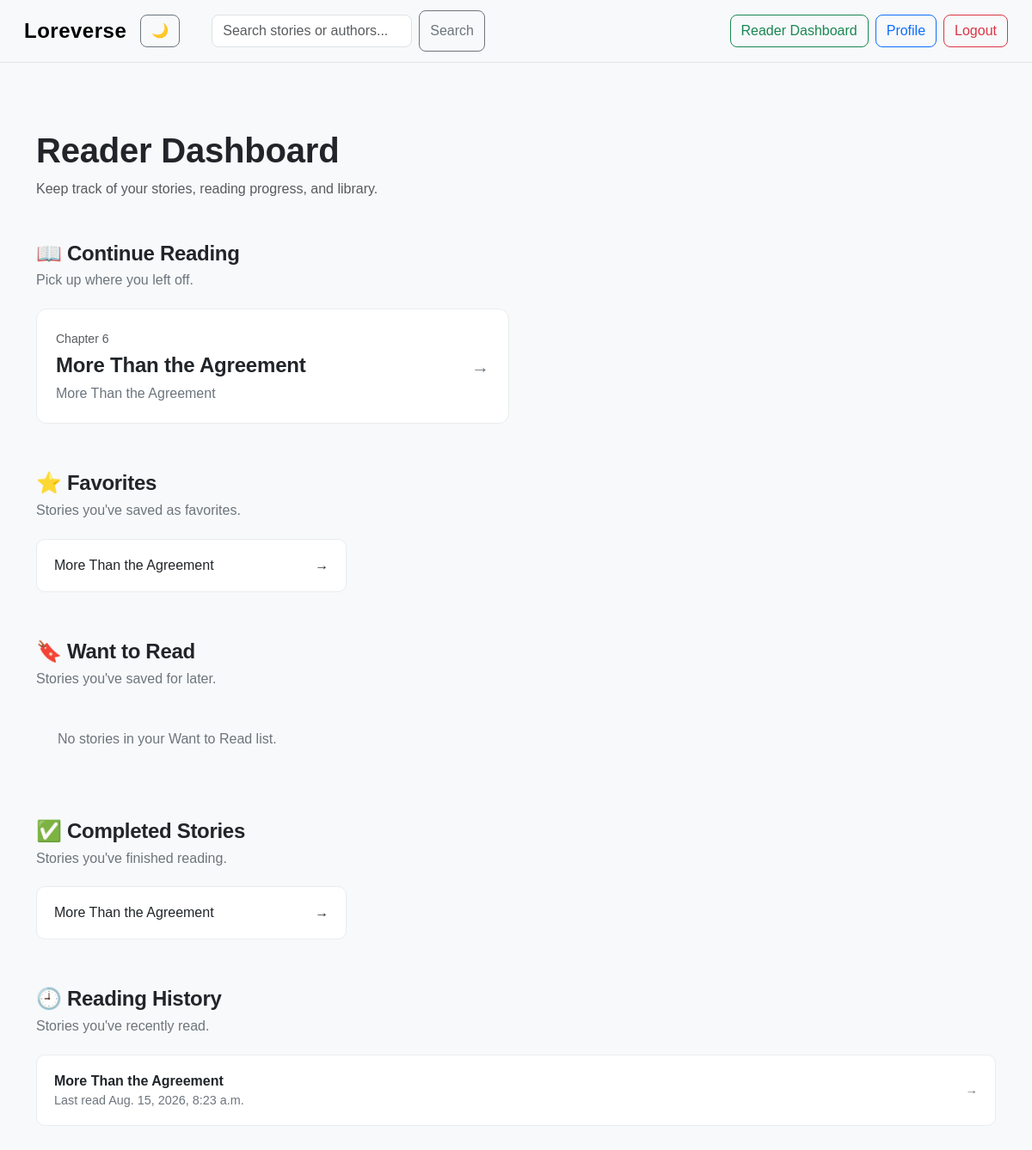
/reader-dashboard/ (signed in), run on an earlier commit of the app's database.
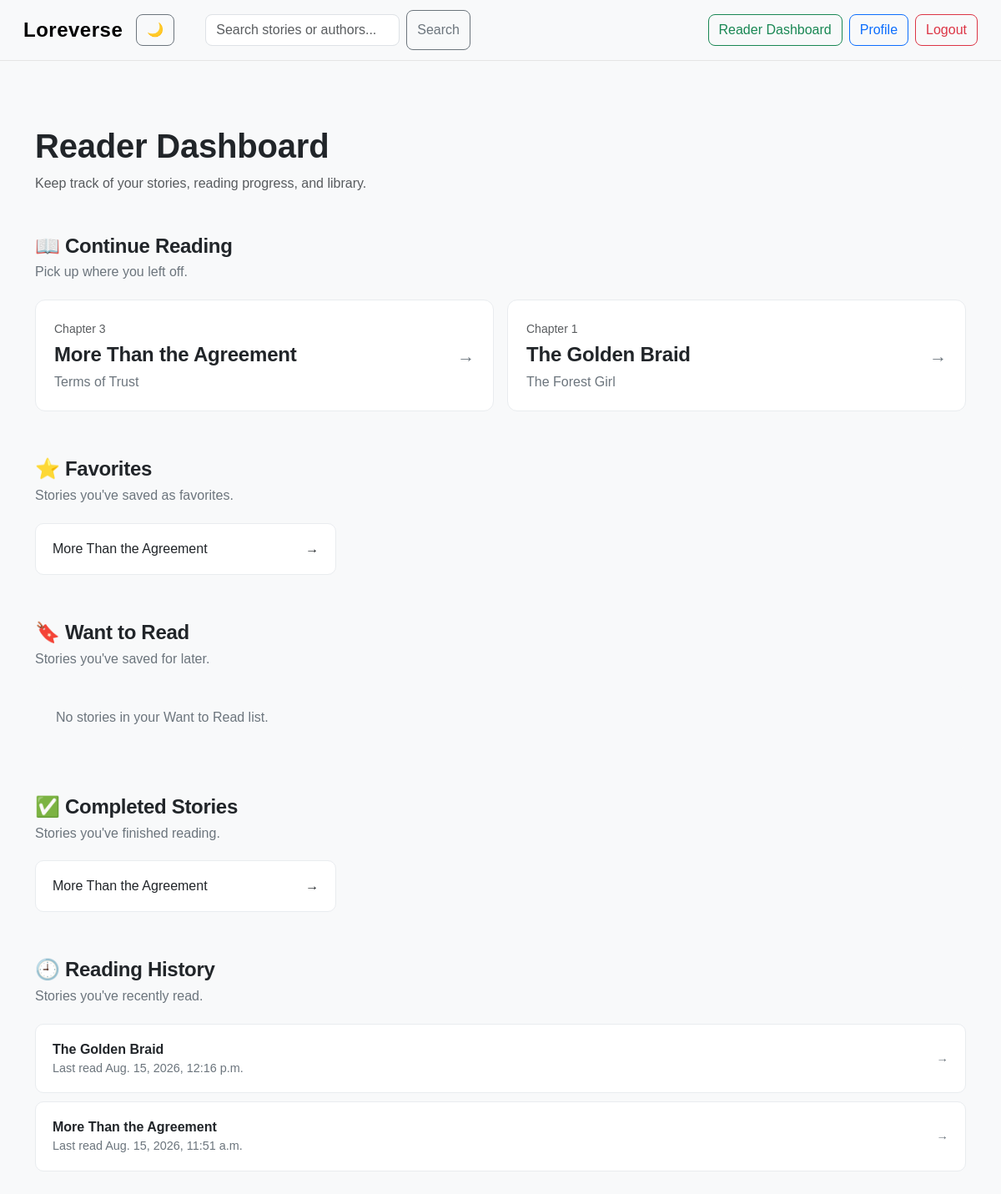
And on a later commit of the database.
### loreverse/models.py (models this page shows, shortened)
class ReadingProgress(models.Model):
    user = models.ForeignKey(User, on_delete=models.CASCADE)
    story = models.ForeignKey(Story, on_delete=models.CASCADE)
    chapter = models.ForeignKey(Chapter, on_delete=models.CASCADE)
    updated_at = models.DateTimeField(auto_now=True)
    class Meta:
        unique_together = ("user", "story")

class Chapter(models.Model):
    story = models.ForeignKey(Story, on_delete=models.CASCADE, related_name="chapters")
    title = models.CharField(max_length=200)
    content = models.TextField()
    chapter_number = models.PositiveIntegerField()

class Story(models.Model):
    GENRE_CHOICES = [
        ("Fantasy", "Fantasy"),
        ("Romance", "Romance"),
        ("Mystery", "Mystery"),
        ("Horror", "Horror"),
        ("Science Fiction", "Science Fiction"),
        ("Adventure", "Adventure"),
        ("Other", "Other"),]
    title = models.CharField(max_length=200)
    genre = models.CharField(max_length=30, choices=GENRE_CHOICES, default="Other")
    tags = models.CharField(max_length=300, blank=True)
    description = models.TextField()
    cover_image = models.ImageField(upload_to="story_covers/",blank=True)
    author = models.ForeignKey(User, on_delete=models.CASCADE)
    published = models.BooleanField(default=False)
    created_at = models.DateTimeField(auto_now_add=True)
    updated_at = models.DateTimeField(auto_now=True)
    favorited_by = models.ManyToManyField(User, related_name="favorite_stories", blank=True)
    want_to_read_by = models.ManyToManyField(User, related_name="want_to_read_stories", blank=True)

class CompletedStory(models.Model):
    user = models.ForeignKey(User, on_delete=models.CASCADE)
    story = models.ForeignKey(Story, on_delete=models.CASCADE)
    completed_at = models.DateTimeField(auto_now=True)
    class Meta:
        unique_together = ("user", "story")

class ReadingHistory(models.Model):
    user = models.ForeignKey(User, on_delete=models.CASCADE)
    story = models.ForeignKey(Story, on_delete=models.CASCADE)
    last_read_at = models.DateTimeField(auto_now=True)
    class Meta:
        unique_together = ("user", "story")

### loreverse/views.py (the view)
# urls.py: path("reader-dashboard/", views.reader_dashboard, name="reader_dashboard"),
@login_required
def reader_dashboard(request):
    progress = ReadingProgress.objects.filter(
        user=request.user
    ).select_related("story", "chapter")
    favorites = request.user.favorite_stories.all()
    want_to_read = request.user.want_to_read_stories.all()
    completed_stories = CompletedStory.objects.filter(
        user=request.user
    ).select_related("story")
    reading_history = ReadingHistory.objects.filter(
        user=request.user
    ).select_related("story").order_by("-last_read_at")
    return render(request, "loreverse/reader_dashboard.html", {
        "progress": progress, "favorites": favorites, "want_to_read": want_to_read,
        "completed_stories": completed_stories, "reading_history": reading_history,
    })

### loreverse/templates/loreverse/reader_dashboard.html (shortened to what the changed rows need)
{% extends "loreverse/layout.html" %}
{% block body %}
<div class="container py-5">
    <div class="mb-5">
        <h1 class="fw-bold">Reader Dashboard</h1>
    </div>
    <section class="dashboard-section">
        <div class="section-heading">
            <h2>📖 Continue Reading</h2>
        </div>
        {% if progress %}
            <div class="row g-3">
                {% for item in progress %}
                    <div class="col-md-6">
                        <a href="{% url 'continue_reading' item.story.id %}" class="dashboard-story-card">
                            <div>
                                <span class="small text-muted">
                                    Chapter {{ item.chapter.chapter_number }}
                                </span>
                                <h4>{{ item.story.title }}</h4>
                                <p>{{ item.chapter.title }}</p>
                            </div>
                            <span class="dashboard-arrow">→</span>
                        </a>
                    </div>
                {% endfor %}
            </div>
        {% else %}
            <div class="empty-state">
                <p>You are not currently reading any stories.</p>
            </div>
        {% endif %}
    </section>
    <section class="dashboard-section">
        <div class="section-heading">
            <h2>⭐ Favorites</h2>
        </div>
        {% if favorites %}
            <div class="row g-3">
                {% for story in favorites %}
                    <div class="col-md-6 col-lg-4">
                        <a href="{% url 'story_detail' story.id %}" class="dashboard-list-card">
                            <span>{{ story.title }}</span>
                            <span>→</span>
                        </a>
                    </div>
                {% endfor %}
            </div>
        {% else %}
            <div class="empty-state">
                <p>No favorite stories yet.</p>
            </div>
        {% endif %}
    </section>
    <section class="dashboard-section">
        <div class="section-heading">
            <h2>🔖 Want to Read</h2>
        </div>
    </section>
    <section class="dashboard-section">
        <div class="section-heading">
            <h2>✅ Completed Stories</h2>
        </div>
        {% if completed_stories %}
            <div class="row g-3">
                {% for item in completed_stories %}
                    <div class="col-md-6 col-lg-4">
                        <a href="{% url 'story_detail' item.story.id %}" class="dashboard-list-card">
                            <span>{{ item.story.title }}</span>
                            <span>→</span>
                        </a>
                    </div>
                {% endfor %}
            </div>
        {% else %}
            <div class="empty-state">
                <p>No completed stories yet.</p>
            </div>
        {% endif %}
    </section>
    <section class="dashboard-section">
        <div class="section-heading">
            <h2>🕘 Reading History</h2>
        </div>
        {% if reading_history %}
            <div class="reading-history">
                {% for item in reading_history %}
                    <a href="{% url 'story_detail' item.story.id %}" class="history-item">
                        <div>
                            <strong>{{ item.story.title }}</strong>
                            <span>Last read {{ item.last_read_at }}</span>
                        </div>
                        <span>→</span>
                    </a>
                {% endfor %}
            </div>
        {% else %}
            <div class="empty-state">
                <p>Your reading history is empty.</p>
            </div>
        {% endif %}
    </section>
</div>
{% endblock %}

What changed in the data, as far as the page shows it:
changed ReadingProgress "More Than the Agreement": chapter.chapter_number "6" → "3"; chapter "More Than the Agreement" → "Terms of Trust"
added ReadingProgress: chapter.chapter_number "1", story "The Golden Braid", chapter "The Forest Girl"
added ReadingHistory: story "The Golden Braid", last_read_at "Aug. 15, 2026, 12:16 p.m."
changed ReadingHistory "More Than the Agreement": last_read_at "Aug. 15, 2026, 8:23 a.m." → "Aug. 15, 2026, 11:51 a.m."
